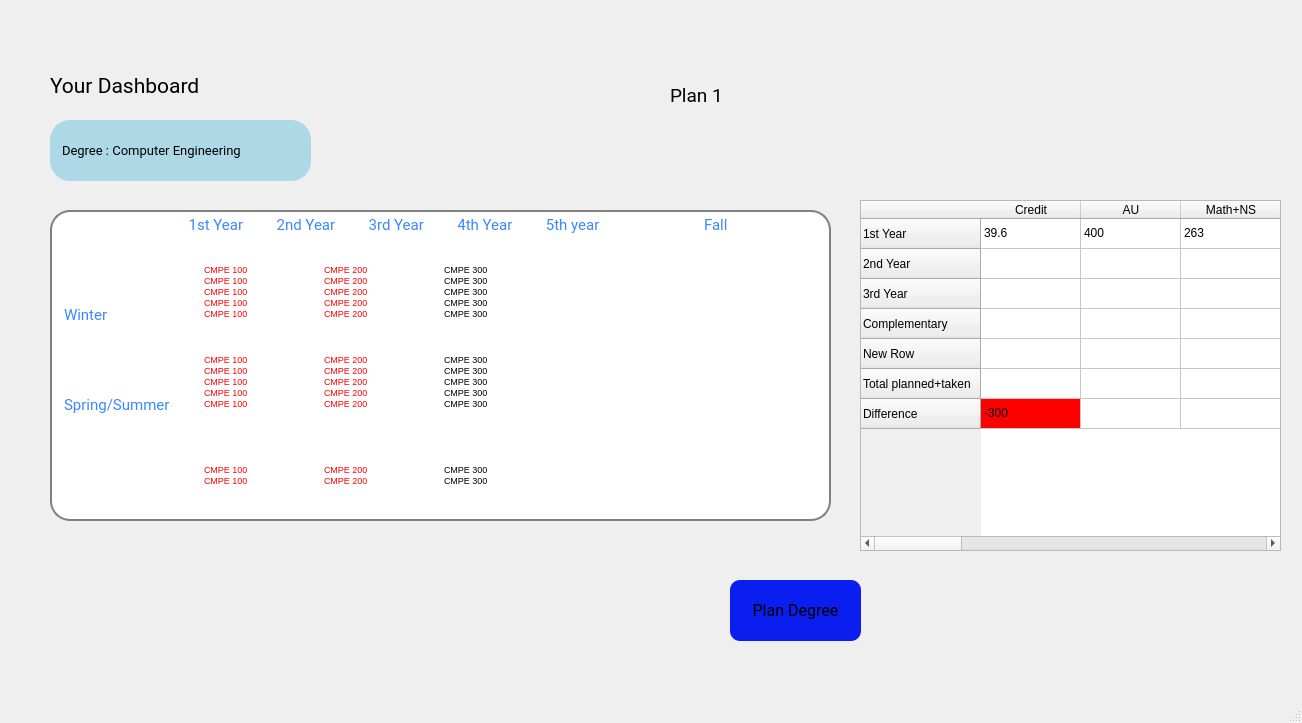
<?xml version="1.0" encoding="UTF-8"?>
<ui version="4.0">
 <class>DashBoard</class>
 <widget class="QMainWindow" name="DashBoard">
  <property name="geometry">
   <rect>
    <x>0</x>
    <y>0</y>
    <width>1302</width>
    <height>723</height>
   </rect>
  </property>
  <property name="windowTitle">
   <string>MainWindow</string>
  </property>
  <widget class="QWidget" name="centralwidget">
   <widget class="QTextEdit" name="textEdit">
    <property name="geometry">
     <rect>
      <x>50</x>
      <y>210</y>
      <width>781</width>
      <height>311</height>
     </rect>
    </property>
    <property name="font">
     <font>
      <family>Roboto</family>
      <pointsize>9</pointsize>
     </font>
    </property>
    <property name="styleSheet">
     <string notr="true"> QTextEdit {
     border: 2px solid gray;
     border-radius: 20px;
     padding: 0 8px;
     background: white;
     selection-background-color: darkgray;
	
	color: rgb(56, 136, 255);

 }</string>
    </property>
    <property name="html">
     <string>&lt;!DOCTYPE HTML PUBLIC &quot;-//W3C//DTD HTML 4.0//EN&quot; &quot;http://www.w3.org/TR/REC-html40/strict.dtd&quot;&gt;
&lt;html&gt;&lt;head&gt;&lt;meta name=&quot;qrichtext&quot; content=&quot;1&quot; /&gt;&lt;style type=&quot;text/css&quot;&gt;
p, li { white-space: pre-wrap; }
&lt;/style&gt;&lt;/head&gt;&lt;body style=&quot; font-family:'Roboto'; font-size:9pt; font-weight:400; font-style:normal;&quot;&gt;
&lt;p style=&quot; margin-top:0px; margin-bottom:0px; margin-left:0px; margin-right:0px; -qt-block-indent:0; text-indent:0px;&quot;&gt;&lt;span style=&quot; font-family:'MS Shell Dlg 2'; font-size:11pt;&quot;&gt;	            1st Year         2nd Year         3rd Year         4th Year         5th year		Fall	&lt;/span&gt;&lt;/p&gt;
&lt;p style=&quot;-qt-paragraph-type:empty; margin-top:0px; margin-bottom:0px; margin-left:0px; margin-right:0px; -qt-block-indent:0; text-indent:0px; font-family:'MS Shell Dlg 2'; font-size:11pt;&quot;&gt;&lt;br /&gt;&lt;/p&gt;
&lt;p style=&quot;-qt-paragraph-type:empty; margin-top:0px; margin-bottom:0px; margin-left:0px; margin-right:0px; -qt-block-indent:0; text-indent:0px; font-family:'MS Shell Dlg 2'; font-size:11pt;&quot;&gt;&lt;br /&gt;&lt;/p&gt;
&lt;p style=&quot;-qt-paragraph-type:empty; margin-top:0px; margin-bottom:0px; margin-left:0px; margin-right:0px; -qt-block-indent:0; text-indent:0px; font-family:'MS Shell Dlg 2'; font-size:11pt;&quot;&gt;&lt;br /&gt;&lt;/p&gt;
&lt;p style=&quot;-qt-paragraph-type:empty; margin-top:0px; margin-bottom:0px; margin-left:0px; margin-right:0px; -qt-block-indent:0; text-indent:0px; font-family:'MS Shell Dlg 2'; font-size:11pt;&quot;&gt;&lt;br /&gt;&lt;/p&gt;
&lt;p style=&quot; margin-top:0px; margin-bottom:0px; margin-left:0px; margin-right:0px; -qt-block-indent:0; text-indent:0px;&quot;&gt;&lt;span style=&quot; font-family:'MS Shell Dlg 2'; font-size:11pt;&quot;&gt;Winter&lt;/span&gt;&lt;/p&gt;
&lt;p style=&quot;-qt-paragraph-type:empty; margin-top:0px; margin-bottom:0px; margin-left:0px; margin-right:0px; -qt-block-indent:0; text-indent:0px; font-family:'MS Shell Dlg 2'; font-size:11pt;&quot;&gt;&lt;br /&gt;&lt;/p&gt;
&lt;p style=&quot;-qt-paragraph-type:empty; margin-top:0px; margin-bottom:0px; margin-left:0px; margin-right:0px; -qt-block-indent:0; text-indent:0px; font-family:'MS Shell Dlg 2'; font-size:11pt;&quot;&gt;&lt;br /&gt;&lt;/p&gt;
&lt;p style=&quot;-qt-paragraph-type:empty; margin-top:0px; margin-bottom:0px; margin-left:0px; margin-right:0px; -qt-block-indent:0; text-indent:0px; font-family:'MS Shell Dlg 2'; font-size:11pt;&quot;&gt;&lt;br /&gt;&lt;/p&gt;
&lt;p style=&quot;-qt-paragraph-type:empty; margin-top:0px; margin-bottom:0px; margin-left:0px; margin-right:0px; -qt-block-indent:0; text-indent:0px; font-family:'MS Shell Dlg 2'; font-size:11pt;&quot;&gt;&lt;br /&gt;&lt;/p&gt;
&lt;p style=&quot; margin-top:0px; margin-bottom:0px; margin-left:0px; margin-right:0px; -qt-block-indent:0; text-indent:0px;&quot;&gt;&lt;span style=&quot; font-family:'MS Shell Dlg 2'; font-size:11pt;&quot;&gt;Spring/Summer&lt;/span&gt;&lt;/p&gt;&lt;/body&gt;&lt;/html&gt;</string>
    </property>
   </widget>
   <widget class="QTextBrowser" name="textBrowser_10">
    <property name="geometry">
     <rect>
      <x>320</x>
      <y>460</y>
      <width>71</width>
      <height>41</height>
     </rect>
    </property>
    <property name="styleSheet">
     <string notr="true">color: rgb(255, 0, 0);
border: 0px solid lightblue;</string>
    </property>
    <property name="verticalScrollBarPolicy">
     <enum>Qt::ScrollBarAlwaysOff</enum>
    </property>
    <property name="html">
     <string>&lt;!DOCTYPE HTML PUBLIC &quot;-//W3C//DTD HTML 4.0//EN&quot; &quot;http://www.w3.org/TR/REC-html40/strict.dtd&quot;&gt;
&lt;html&gt;&lt;head&gt;&lt;meta name=&quot;qrichtext&quot; content=&quot;1&quot; /&gt;&lt;style type=&quot;text/css&quot;&gt;
p, li { white-space: pre-wrap; }
&lt;/style&gt;&lt;/head&gt;&lt;body style=&quot; font-family:'MS Shell Dlg 2'; font-size:7.8pt; font-weight:400; font-style:normal;&quot;&gt;
&lt;p style=&quot; margin-top:0px; margin-bottom:0px; margin-left:0px; margin-right:0px; -qt-block-indent:0; text-indent:0px;&quot;&gt;&lt;span style=&quot; font-size:7pt;&quot;&gt;CMPE 200&lt;/span&gt;&lt;/p&gt;
&lt;p style=&quot; margin-top:0px; margin-bottom:0px; margin-left:0px; margin-right:0px; -qt-block-indent:0; text-indent:0px;&quot;&gt;&lt;span style=&quot; font-size:7pt;&quot;&gt;CMPE 200&lt;/span&gt;&lt;/p&gt;
&lt;p style=&quot;-qt-paragraph-type:empty; margin-top:0px; margin-bottom:0px; margin-left:0px; margin-right:0px; -qt-block-indent:0; text-indent:0px;&quot;&gt;&lt;br /&gt;&lt;/p&gt;&lt;/body&gt;&lt;/html&gt;</string>
    </property>
   </widget>
   <widget class="QTextBrowser" name="textBrowser_11">
    <property name="geometry">
     <rect>
      <x>440</x>
      <y>350</y>
      <width>101</width>
      <height>81</height>
     </rect>
    </property>
    <property name="styleSheet">
     <string notr="true">border: 0px solid lightblue;</string>
    </property>
    <property name="verticalScrollBarPolicy">
     <enum>Qt::ScrollBarAlwaysOff</enum>
    </property>
    <property name="html">
     <string>&lt;!DOCTYPE HTML PUBLIC &quot;-//W3C//DTD HTML 4.0//EN&quot; &quot;http://www.w3.org/TR/REC-html40/strict.dtd&quot;&gt;
&lt;html&gt;&lt;head&gt;&lt;meta name=&quot;qrichtext&quot; content=&quot;1&quot; /&gt;&lt;style type=&quot;text/css&quot;&gt;
p, li { white-space: pre-wrap; }
&lt;/style&gt;&lt;/head&gt;&lt;body style=&quot; font-family:'MS Shell Dlg 2'; font-size:7.8pt; font-weight:400; font-style:normal;&quot;&gt;
&lt;p style=&quot; margin-top:0px; margin-bottom:0px; margin-left:0px; margin-right:0px; -qt-block-indent:0; text-indent:0px;&quot;&gt;&lt;span style=&quot; font-size:7pt;&quot;&gt;CMPE 300&lt;/span&gt;&lt;/p&gt;
&lt;p style=&quot; margin-top:0px; margin-bottom:0px; margin-left:0px; margin-right:0px; -qt-block-indent:0; text-indent:0px;&quot;&gt;&lt;span style=&quot; font-size:7pt;&quot;&gt;CMPE 300&lt;/span&gt;&lt;/p&gt;
&lt;p style=&quot; margin-top:0px; margin-bottom:0px; margin-left:0px; margin-right:0px; -qt-block-indent:0; text-indent:0px;&quot;&gt;&lt;span style=&quot; font-size:7pt;&quot;&gt;CMPE 300&lt;/span&gt;&lt;/p&gt;
&lt;p style=&quot; margin-top:0px; margin-bottom:0px; margin-left:0px; margin-right:0px; -qt-block-indent:0; text-indent:0px;&quot;&gt;&lt;span style=&quot; font-size:7pt;&quot;&gt;CMPE 300&lt;/span&gt;&lt;/p&gt;
&lt;p style=&quot; margin-top:0px; margin-bottom:0px; margin-left:0px; margin-right:0px; -qt-block-indent:0; text-indent:0px;&quot;&gt;&lt;span style=&quot; font-size:7pt;&quot;&gt;CMPE 300&lt;/span&gt;&lt;/p&gt;
&lt;p style=&quot;-qt-paragraph-type:empty; margin-top:0px; margin-bottom:0px; margin-left:0px; margin-right:0px; -qt-block-indent:0; text-indent:0px; font-size:7pt;&quot;&gt;&lt;br /&gt;&lt;/p&gt;&lt;/body&gt;&lt;/html&gt;</string>
    </property>
   </widget>
   <widget class="QTableWidget" name="tableWidget">
    <property name="geometry">
     <rect>
      <x>860</x>
      <y>200</y>
      <width>421</width>
      <height>351</height>
     </rect>
    </property>
    <property name="styleSheet">
     <string notr="true"/>
    </property>
    <row>
     <property name="text">
      <string>1st Year</string>
     </property>
    </row>
    <row>
     <property name="text">
      <string>2nd Year</string>
     </property>
    </row>
    <row>
     <property name="text">
      <string>3rd Year</string>
     </property>
    </row>
    <row>
     <property name="text">
      <string>Complementary</string>
     </property>
    </row>
    <row>
     <property name="text">
      <string>New Row</string>
     </property>
    </row>
    <row>
     <property name="text">
      <string>Total planned+taken</string>
     </property>
    </row>
    <row>
     <property name="text">
      <string>Difference</string>
     </property>
    </row>
    <column>
     <property name="text">
      <string>Credit</string>
     </property>
    </column>
    <column>
     <property name="text">
      <string>AU</string>
     </property>
    </column>
    <column>
     <property name="text">
      <string>Math+NS</string>
     </property>
    </column>
    <column>
     <property name="text">
      <string>Math</string>
     </property>
    </column>
    <column>
     <property name="text">
      <string>NS</string>
     </property>
    </column>
    <column>
     <property name="text">
      <string>CS</string>
     </property>
    </column>
    <column>
     <property name="text">
      <string>ES</string>
     </property>
    </column>
    <column>
     <property name="text">
      <string>ED</string>
     </property>
    </column>
    <column>
     <property name="text">
      <string>ES+ED</string>
     </property>
    </column>
    <item row="0" column="0">
     <property name="text">
      <string>39.6</string>
     </property>
    </item>
    <item row="0" column="1">
     <property name="text">
      <string>400</string>
     </property>
    </item>
    <item row="0" column="2">
     <property name="text">
      <string>263</string>
     </property>
    </item>
    <item row="6" column="0">
     <property name="text">
      <string>-300</string>
     </property>
     <property name="background">
      <brush brushstyle="SolidPattern">
       <color alpha="255">
        <red>254</red>
        <green>0</green>
        <blue>0</blue>
       </color>
      </brush>
     </property>
    </item>
   </widget>
   <widget class="QTextBrowser" name="textBrowser">
    <property name="geometry">
     <rect>
      <x>200</x>
      <y>260</y>
      <width>101</width>
      <height>81</height>
     </rect>
    </property>
    <property name="styleSheet">
     <string notr="true">color: rgb(255, 0, 0);
border: 0px solid lightblue;
</string>
    </property>
    <property name="verticalScrollBarPolicy">
     <enum>Qt::ScrollBarAlwaysOff</enum>
    </property>
    <property name="html">
     <string>&lt;!DOCTYPE HTML PUBLIC &quot;-//W3C//DTD HTML 4.0//EN&quot; &quot;http://www.w3.org/TR/REC-html40/strict.dtd&quot;&gt;
&lt;html&gt;&lt;head&gt;&lt;meta name=&quot;qrichtext&quot; content=&quot;1&quot; /&gt;&lt;style type=&quot;text/css&quot;&gt;
p, li { white-space: pre-wrap; }
&lt;/style&gt;&lt;/head&gt;&lt;body style=&quot; font-family:'MS Shell Dlg 2'; font-size:7.8pt; font-weight:400; font-style:normal;&quot;&gt;
&lt;p style=&quot; margin-top:0px; margin-bottom:0px; margin-left:0px; margin-right:0px; -qt-block-indent:0; text-indent:0px;&quot;&gt;&lt;span style=&quot; font-size:7pt;&quot;&gt;CMPE 100&lt;/span&gt;&lt;/p&gt;
&lt;p style=&quot; margin-top:0px; margin-bottom:0px; margin-left:0px; margin-right:0px; -qt-block-indent:0; text-indent:0px;&quot;&gt;&lt;span style=&quot; font-size:7pt;&quot;&gt;CMPE 100&lt;/span&gt;&lt;/p&gt;
&lt;p style=&quot; margin-top:0px; margin-bottom:0px; margin-left:0px; margin-right:0px; -qt-block-indent:0; text-indent:0px;&quot;&gt;&lt;span style=&quot; font-size:7pt;&quot;&gt;CMPE 100&lt;/span&gt;&lt;/p&gt;
&lt;p style=&quot; margin-top:0px; margin-bottom:0px; margin-left:0px; margin-right:0px; -qt-block-indent:0; text-indent:0px;&quot;&gt;&lt;span style=&quot; font-size:7pt;&quot;&gt;CMPE 100&lt;/span&gt;&lt;/p&gt;
&lt;p style=&quot; margin-top:0px; margin-bottom:0px; margin-left:0px; margin-right:0px; -qt-block-indent:0; text-indent:0px;&quot;&gt;&lt;span style=&quot; font-size:7pt;&quot;&gt;CMPE 100&lt;/span&gt;&lt;/p&gt;
&lt;p style=&quot;-qt-paragraph-type:empty; margin-top:0px; margin-bottom:0px; margin-left:0px; margin-right:0px; -qt-block-indent:0; text-indent:0px; font-size:7pt;&quot;&gt;&lt;br /&gt;&lt;/p&gt;&lt;/body&gt;&lt;/html&gt;</string>
    </property>
   </widget>
   <widget class="QTextBrowser" name="textBrowser_8">
    <property name="geometry">
     <rect>
      <x>320</x>
      <y>260</y>
      <width>101</width>
      <height>81</height>
     </rect>
    </property>
    <property name="styleSheet">
     <string notr="true">color: rgb(255, 0, 0);

border: 0px solid lightblue;</string>
    </property>
    <property name="verticalScrollBarPolicy">
     <enum>Qt::ScrollBarAlwaysOff</enum>
    </property>
    <property name="html">
     <string>&lt;!DOCTYPE HTML PUBLIC &quot;-//W3C//DTD HTML 4.0//EN&quot; &quot;http://www.w3.org/TR/REC-html40/strict.dtd&quot;&gt;
&lt;html&gt;&lt;head&gt;&lt;meta name=&quot;qrichtext&quot; content=&quot;1&quot; /&gt;&lt;style type=&quot;text/css&quot;&gt;
p, li { white-space: pre-wrap; }
&lt;/style&gt;&lt;/head&gt;&lt;body style=&quot; font-family:'MS Shell Dlg 2'; font-size:7.8pt; font-weight:400; font-style:normal;&quot;&gt;
&lt;p style=&quot; margin-top:0px; margin-bottom:0px; margin-left:0px; margin-right:0px; -qt-block-indent:0; text-indent:0px;&quot;&gt;&lt;span style=&quot; font-size:7pt;&quot;&gt;CMPE 200&lt;/span&gt;&lt;/p&gt;
&lt;p style=&quot; margin-top:0px; margin-bottom:0px; margin-left:0px; margin-right:0px; -qt-block-indent:0; text-indent:0px;&quot;&gt;&lt;span style=&quot; font-size:7pt;&quot;&gt;CMPE 200&lt;/span&gt;&lt;/p&gt;
&lt;p style=&quot; margin-top:0px; margin-bottom:0px; margin-left:0px; margin-right:0px; -qt-block-indent:0; text-indent:0px;&quot;&gt;&lt;span style=&quot; font-size:7pt;&quot;&gt;CMPE 200&lt;/span&gt;&lt;/p&gt;
&lt;p style=&quot; margin-top:0px; margin-bottom:0px; margin-left:0px; margin-right:0px; -qt-block-indent:0; text-indent:0px;&quot;&gt;&lt;span style=&quot; font-size:7pt;&quot;&gt;CMPE 200&lt;/span&gt;&lt;/p&gt;
&lt;p style=&quot; margin-top:0px; margin-bottom:0px; margin-left:0px; margin-right:0px; -qt-block-indent:0; text-indent:0px;&quot;&gt;&lt;span style=&quot; font-size:7pt;&quot;&gt;CMPE 200&lt;/span&gt;&lt;/p&gt;&lt;/body&gt;&lt;/html&gt;</string>
    </property>
   </widget>
   <widget class="QTextBrowser" name="textBrowser_3">
    <property name="geometry">
     <rect>
      <x>440</x>
      <y>260</y>
      <width>101</width>
      <height>81</height>
     </rect>
    </property>
    <property name="styleSheet">
     <string notr="true">border: 0px solid lightblue;</string>
    </property>
    <property name="verticalScrollBarPolicy">
     <enum>Qt::ScrollBarAlwaysOff</enum>
    </property>
    <property name="html">
     <string>&lt;!DOCTYPE HTML PUBLIC &quot;-//W3C//DTD HTML 4.0//EN&quot; &quot;http://www.w3.org/TR/REC-html40/strict.dtd&quot;&gt;
&lt;html&gt;&lt;head&gt;&lt;meta name=&quot;qrichtext&quot; content=&quot;1&quot; /&gt;&lt;style type=&quot;text/css&quot;&gt;
p, li { white-space: pre-wrap; }
&lt;/style&gt;&lt;/head&gt;&lt;body style=&quot; font-family:'MS Shell Dlg 2'; font-size:7.8pt; font-weight:400; font-style:normal;&quot;&gt;
&lt;p style=&quot; margin-top:0px; margin-bottom:0px; margin-left:0px; margin-right:0px; -qt-block-indent:0; text-indent:0px;&quot;&gt;&lt;span style=&quot; font-size:7pt;&quot;&gt;CMPE 300&lt;/span&gt;&lt;/p&gt;
&lt;p style=&quot; margin-top:0px; margin-bottom:0px; margin-left:0px; margin-right:0px; -qt-block-indent:0; text-indent:0px;&quot;&gt;&lt;span style=&quot; font-size:7pt;&quot;&gt;CMPE 300&lt;/span&gt;&lt;/p&gt;
&lt;p style=&quot; margin-top:0px; margin-bottom:0px; margin-left:0px; margin-right:0px; -qt-block-indent:0; text-indent:0px;&quot;&gt;&lt;span style=&quot; font-size:7pt;&quot;&gt;CMPE 300&lt;/span&gt;&lt;/p&gt;
&lt;p style=&quot; margin-top:0px; margin-bottom:0px; margin-left:0px; margin-right:0px; -qt-block-indent:0; text-indent:0px;&quot;&gt;&lt;span style=&quot; font-size:7pt;&quot;&gt;CMPE 300&lt;/span&gt;&lt;/p&gt;
&lt;p style=&quot; margin-top:0px; margin-bottom:0px; margin-left:0px; margin-right:0px; -qt-block-indent:0; text-indent:0px;&quot;&gt;&lt;span style=&quot; font-size:7pt;&quot;&gt;CMPE 300&lt;/span&gt;&lt;/p&gt;
&lt;p style=&quot;-qt-paragraph-type:empty; margin-top:0px; margin-bottom:0px; margin-left:0px; margin-right:0px; -qt-block-indent:0; text-indent:0px; font-size:7pt;&quot;&gt;&lt;br /&gt;&lt;/p&gt;&lt;/body&gt;&lt;/html&gt;</string>
    </property>
   </widget>
   <widget class="QTextBrowser" name="textBrowser_12">
    <property name="geometry">
     <rect>
      <x>440</x>
      <y>460</y>
      <width>71</width>
      <height>41</height>
     </rect>
    </property>
    <property name="styleSheet">
     <string notr="true">
border: 0px solid lightblue;</string>
    </property>
    <property name="verticalScrollBarPolicy">
     <enum>Qt::ScrollBarAlwaysOff</enum>
    </property>
    <property name="html">
     <string>&lt;!DOCTYPE HTML PUBLIC &quot;-//W3C//DTD HTML 4.0//EN&quot; &quot;http://www.w3.org/TR/REC-html40/strict.dtd&quot;&gt;
&lt;html&gt;&lt;head&gt;&lt;meta name=&quot;qrichtext&quot; content=&quot;1&quot; /&gt;&lt;style type=&quot;text/css&quot;&gt;
p, li { white-space: pre-wrap; }
&lt;/style&gt;&lt;/head&gt;&lt;body style=&quot; font-family:'MS Shell Dlg 2'; font-size:7.8pt; font-weight:400; font-style:normal;&quot;&gt;
&lt;p style=&quot; margin-top:0px; margin-bottom:0px; margin-left:0px; margin-right:0px; -qt-block-indent:0; text-indent:0px;&quot;&gt;&lt;span style=&quot; font-size:7pt;&quot;&gt;CMPE 300&lt;/span&gt;&lt;/p&gt;
&lt;p style=&quot; margin-top:0px; margin-bottom:0px; margin-left:0px; margin-right:0px; -qt-block-indent:0; text-indent:0px;&quot;&gt;&lt;span style=&quot; font-size:7pt;&quot;&gt;CMPE 300&lt;/span&gt;&lt;/p&gt;
&lt;p style=&quot;-qt-paragraph-type:empty; margin-top:0px; margin-bottom:0px; margin-left:0px; margin-right:0px; -qt-block-indent:0; text-indent:0px;&quot;&gt;&lt;br /&gt;&lt;/p&gt;&lt;/body&gt;&lt;/html&gt;</string>
    </property>
   </widget>
   <widget class="QTextBrowser" name="textBrowser_9">
    <property name="geometry">
     <rect>
      <x>320</x>
      <y>350</y>
      <width>101</width>
      <height>81</height>
     </rect>
    </property>
    <property name="styleSheet">
     <string notr="true">color: rgb(255, 0, 0);

border: 0px solid lightblue;</string>
    </property>
    <property name="verticalScrollBarPolicy">
     <enum>Qt::ScrollBarAlwaysOff</enum>
    </property>
    <property name="html">
     <string>&lt;!DOCTYPE HTML PUBLIC &quot;-//W3C//DTD HTML 4.0//EN&quot; &quot;http://www.w3.org/TR/REC-html40/strict.dtd&quot;&gt;
&lt;html&gt;&lt;head&gt;&lt;meta name=&quot;qrichtext&quot; content=&quot;1&quot; /&gt;&lt;style type=&quot;text/css&quot;&gt;
p, li { white-space: pre-wrap; }
&lt;/style&gt;&lt;/head&gt;&lt;body style=&quot; font-family:'MS Shell Dlg 2'; font-size:7.8pt; font-weight:400; font-style:normal;&quot;&gt;
&lt;p style=&quot; margin-top:0px; margin-bottom:0px; margin-left:0px; margin-right:0px; -qt-block-indent:0; text-indent:0px;&quot;&gt;&lt;span style=&quot; font-size:7pt;&quot;&gt;CMPE 200&lt;/span&gt;&lt;/p&gt;
&lt;p style=&quot; margin-top:0px; margin-bottom:0px; margin-left:0px; margin-right:0px; -qt-block-indent:0; text-indent:0px;&quot;&gt;&lt;span style=&quot; font-size:7pt;&quot;&gt;CMPE 200&lt;/span&gt;&lt;/p&gt;
&lt;p style=&quot; margin-top:0px; margin-bottom:0px; margin-left:0px; margin-right:0px; -qt-block-indent:0; text-indent:0px;&quot;&gt;&lt;span style=&quot; font-size:7pt;&quot;&gt;CMPE 200&lt;/span&gt;&lt;/p&gt;
&lt;p style=&quot; margin-top:0px; margin-bottom:0px; margin-left:0px; margin-right:0px; -qt-block-indent:0; text-indent:0px;&quot;&gt;&lt;span style=&quot; font-size:7pt;&quot;&gt;CMPE 200&lt;/span&gt;&lt;/p&gt;
&lt;p style=&quot; margin-top:0px; margin-bottom:0px; margin-left:0px; margin-right:0px; -qt-block-indent:0; text-indent:0px;&quot;&gt;&lt;span style=&quot; font-size:7pt;&quot;&gt;CMPE 200&lt;/span&gt;&lt;/p&gt;&lt;/body&gt;&lt;/html&gt;</string>
    </property>
   </widget>
   <widget class="QLabel" name="label">
    <property name="geometry">
     <rect>
      <x>50</x>
      <y>50</y>
      <width>201</width>
      <height>71</height>
     </rect>
    </property>
    <property name="font">
     <font>
      <family>Roboto</family>
      <pointsize>16</pointsize>
     </font>
    </property>
    <property name="text">
     <string>Your Dashboard</string>
    </property>
   </widget>
   <widget class="QTextBrowser" name="textBrowser_6">
    <property name="geometry">
     <rect>
      <x>200</x>
      <y>350</y>
      <width>101</width>
      <height>81</height>
     </rect>
    </property>
    <property name="styleSheet">
     <string notr="true">color: rgb(255, 0, 0);


border: 0px solid lightblue;</string>
    </property>
    <property name="verticalScrollBarPolicy">
     <enum>Qt::ScrollBarAlwaysOff</enum>
    </property>
    <property name="html">
     <string>&lt;!DOCTYPE HTML PUBLIC &quot;-//W3C//DTD HTML 4.0//EN&quot; &quot;http://www.w3.org/TR/REC-html40/strict.dtd&quot;&gt;
&lt;html&gt;&lt;head&gt;&lt;meta name=&quot;qrichtext&quot; content=&quot;1&quot; /&gt;&lt;style type=&quot;text/css&quot;&gt;
p, li { white-space: pre-wrap; }
&lt;/style&gt;&lt;/head&gt;&lt;body style=&quot; font-family:'MS Shell Dlg 2'; font-size:7.8pt; font-weight:400; font-style:normal;&quot;&gt;
&lt;p style=&quot; margin-top:0px; margin-bottom:0px; margin-left:0px; margin-right:0px; -qt-block-indent:0; text-indent:0px;&quot;&gt;&lt;span style=&quot; font-size:7pt;&quot;&gt;CMPE 100&lt;/span&gt;&lt;/p&gt;
&lt;p style=&quot; margin-top:0px; margin-bottom:0px; margin-left:0px; margin-right:0px; -qt-block-indent:0; text-indent:0px;&quot;&gt;&lt;span style=&quot; font-size:7pt;&quot;&gt;CMPE 100&lt;/span&gt;&lt;/p&gt;
&lt;p style=&quot; margin-top:0px; margin-bottom:0px; margin-left:0px; margin-right:0px; -qt-block-indent:0; text-indent:0px;&quot;&gt;&lt;span style=&quot; font-size:7pt;&quot;&gt;CMPE 100&lt;/span&gt;&lt;/p&gt;
&lt;p style=&quot; margin-top:0px; margin-bottom:0px; margin-left:0px; margin-right:0px; -qt-block-indent:0; text-indent:0px;&quot;&gt;&lt;span style=&quot; font-size:7pt;&quot;&gt;CMPE 100&lt;/span&gt;&lt;/p&gt;
&lt;p style=&quot; margin-top:0px; margin-bottom:0px; margin-left:0px; margin-right:0px; -qt-block-indent:0; text-indent:0px;&quot;&gt;&lt;span style=&quot; font-size:7pt;&quot;&gt;CMPE 100&lt;/span&gt;&lt;/p&gt;
&lt;p style=&quot;-qt-paragraph-type:empty; margin-top:0px; margin-bottom:0px; margin-left:0px; margin-right:0px; -qt-block-indent:0; text-indent:0px; font-size:7pt;&quot;&gt;&lt;br /&gt;&lt;/p&gt;&lt;/body&gt;&lt;/html&gt;</string>
    </property>
   </widget>
   <widget class="QLabel" name="label_2">
    <property name="geometry">
     <rect>
      <x>670</x>
      <y>70</y>
      <width>141</width>
      <height>51</height>
     </rect>
    </property>
    <property name="font">
     <font>
      <family>Roboto</family>
      <pointsize>14</pointsize>
     </font>
    </property>
    <property name="text">
     <string>Plan 1</string>
    </property>
   </widget>
   <widget class="QPushButton" name="pushButton">
    <property name="geometry">
     <rect>
      <x>730</x>
      <y>580</y>
      <width>131</width>
      <height>61</height>
     </rect>
    </property>
    <property name="font">
     <font>
      <family>Roboto</family>
      <pointsize>12</pointsize>
     </font>
    </property>
    <property name="styleSheet">
     <string notr="true">background-color: rgb(10, 30, 240);
  border-radius: 10px;</string>
    </property>
    <property name="text">
     <string>Plan Degree</string>
    </property>
   </widget>
   <widget class="QLineEdit" name="lineEdit">
    <property name="geometry">
     <rect>
      <x>50</x>
      <y>120</y>
      <width>261</width>
      <height>61</height>
     </rect>
    </property>
    <property name="font">
     <font>
      <family>Roboto</family>
      <pointsize>10</pointsize>
     </font>
    </property>
    <property name="styleSheet">
     <string notr="true"> QLineEdit {
     border: 2px solid lightblue;
     border-radius: 20px;
     padding: 0 8px;
     background: lightblue;
     selection-background-color: darkgray;
 }</string>
    </property>
    <property name="text">
     <string>Degree : Computer Engineering</string>
    </property>
    <property name="readOnly">
     <bool>true</bool>
    </property>
   </widget>
   <widget class="QTextBrowser" name="textBrowser_7">
    <property name="geometry">
     <rect>
      <x>200</x>
      <y>460</y>
      <width>71</width>
      <height>41</height>
     </rect>
    </property>
    <property name="styleSheet">
     <string notr="true">color: rgb(255, 0, 0);

border: 0px solid lightblue;</string>
    </property>
    <property name="verticalScrollBarPolicy">
     <enum>Qt::ScrollBarAlwaysOff</enum>
    </property>
    <property name="html">
     <string>&lt;!DOCTYPE HTML PUBLIC &quot;-//W3C//DTD HTML 4.0//EN&quot; &quot;http://www.w3.org/TR/REC-html40/strict.dtd&quot;&gt;
&lt;html&gt;&lt;head&gt;&lt;meta name=&quot;qrichtext&quot; content=&quot;1&quot; /&gt;&lt;style type=&quot;text/css&quot;&gt;
p, li { white-space: pre-wrap; }
&lt;/style&gt;&lt;/head&gt;&lt;body style=&quot; font-family:'MS Shell Dlg 2'; font-size:7.8pt; font-weight:400; font-style:normal;&quot;&gt;
&lt;p style=&quot; margin-top:0px; margin-bottom:0px; margin-left:0px; margin-right:0px; -qt-block-indent:0; text-indent:0px;&quot;&gt;&lt;span style=&quot; font-size:7pt;&quot;&gt;CMPE 100&lt;/span&gt;&lt;/p&gt;
&lt;p style=&quot; margin-top:0px; margin-bottom:0px; margin-left:0px; margin-right:0px; -qt-block-indent:0; text-indent:0px;&quot;&gt;&lt;span style=&quot; font-size:7pt;&quot;&gt;CMPE 100&lt;/span&gt;&lt;/p&gt;
&lt;p style=&quot;-qt-paragraph-type:empty; margin-top:0px; margin-bottom:0px; margin-left:0px; margin-right:0px; -qt-block-indent:0; text-indent:0px;&quot;&gt;&lt;br /&gt;&lt;/p&gt;&lt;/body&gt;&lt;/html&gt;</string>
    </property>
   </widget>
  </widget>
  <widget class="QMenuBar" name="menubar">
   <property name="geometry">
    <rect>
     <x>0</x>
     <y>0</y>
     <width>1302</width>
     <height>26</height>
    </rect>
   </property>
  </widget>
  <widget class="QStatusBar" name="statusbar"/>
 </widget>
 <resources/>
 <connections/>
</ui>
